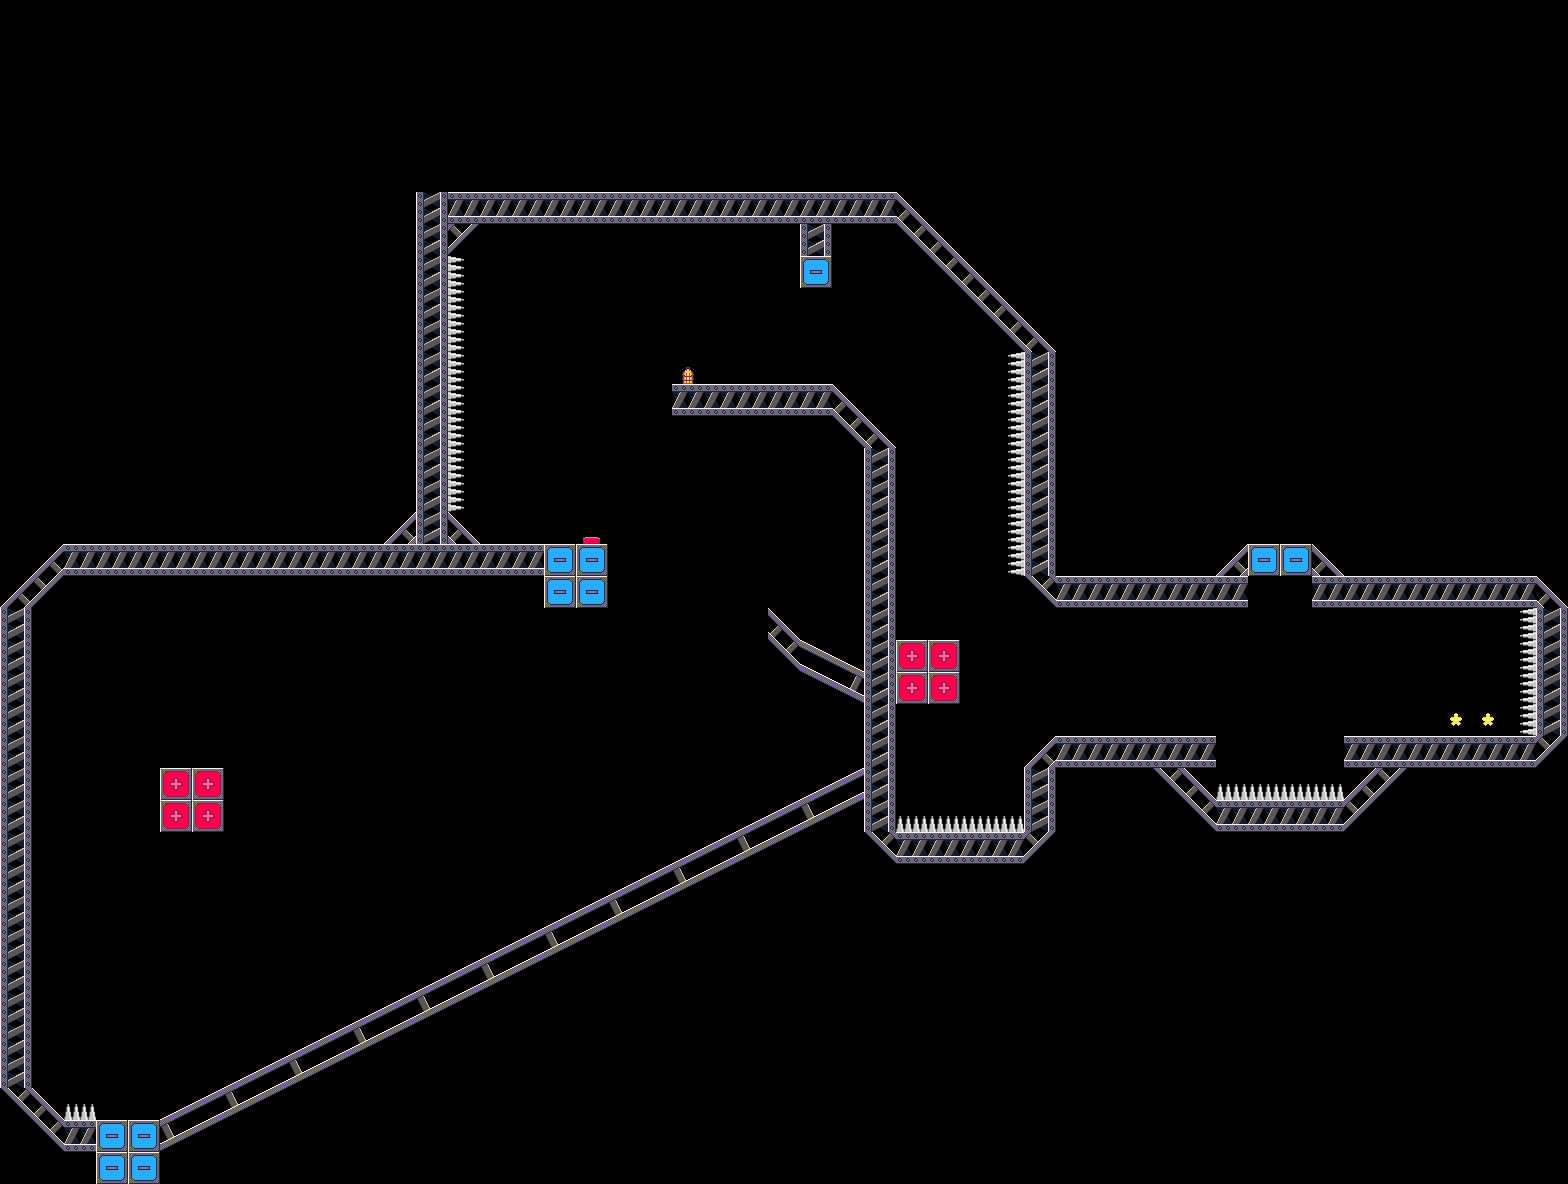

A 2D game scene composited from a Tiled map and its tileset images. What follows is a short description and the map's XML, with every tile layer's data as written:
An orthogonal 49x37 tile map with 32x32 px tiles, 1 tile layer (Tile Layer 1) and 1 object.

<map version="1.8" tiledversion="1.8.2" orientation="orthogonal" renderorder="right-down" width="49" height="37" tilewidth="32" tileheight="32" infinite="0" nextlayerid="3" nextobjectid="2">
 <editorsettings>
  <export target="../../../assets/levels/035.json" format="json" />
 </editorsettings>
 <tileset firstgid="1" source="../Metal.tsx" />
 <layer id="1" name="Tile Layer 1" width="49" height="37">
  <data encoding="csv">
0,0,0,0,0,0,0,0,0,0,0,0,0,0,13,0,0,0,0,0,0,0,0,0,0,0,0,0,0,0,0,0,0,0,0,0,0,0,0,0,0,0,0,0,0,0,0,0,0,
0,0,0,0,0,0,0,0,0,0,0,0,0,0,0,0,0,0,0,0,0,0,0,0,0,0,0,0,0,0,0,0,0,0,0,0,0,0,0,0,0,0,0,0,0,0,0,0,0,
0,0,0,0,0,0,0,0,0,0,0,0,0,0,0,0,0,0,0,0,0,0,0,0,0,0,0,0,0,0,0,0,0,0,0,0,0,0,0,0,0,0,0,0,0,0,0,0,0,
0,0,0,0,0,0,0,0,0,0,0,0,0,0,0,0,0,0,0,0,0,0,0,0,0,0,0,0,0,0,0,0,0,0,0,0,0,0,0,0,0,0,0,0,0,0,0,0,0,
0,0,0,0,0,0,0,0,0,0,0,0,0,0,13,13,0,0,0,0,0,0,0,0,0,0,0,0,0,0,0,0,0,0,0,0,0,0,0,0,0,0,0,0,0,0,0,0,0,
0,0,0,0,0,0,0,0,0,0,0,0,0,0,13,13,0,0,0,0,0,0,0,0,0,0,0,0,0,0,0,0,0,0,0,0,0,0,0,0,0,0,0,0,0,0,0,0,0,
0,0,0,0,0,0,0,0,0,0,0,0,0,33,26,26,26,26,26,26,26,26,26,26,26,26,26,26,16,13,13,13,13,0,0,0,0,0,0,0,0,0,0,0,0,0,0,0,0,
0,0,0,0,0,0,0,0,0,0,0,0,0,33,22,0,0,0,0,0,0,0,0,0,0,33,0,0,21,16,0,0,13,13,0,0,0,0,0,0,0,0,0,0,0,0,0,0,0,
0,0,0,0,0,0,0,0,0,0,0,0,0,33,27,0,0,0,0,0,0,0,0,0,0,31,0,0,0,21,16,0,13,13,13,13,13,13,0,0,0,0,0,0,0,0,0,0,0,
0,0,0,0,0,0,0,0,0,0,0,0,0,33,27,0,0,0,0,0,0,0,0,0,13,0,0,0,0,0,21,16,13,13,0,0,0,0,13,13,13,13,13,0,0,0,0,0,0,
0,0,0,0,0,0,0,0,0,0,0,0,0,33,27,0,0,0,0,0,0,0,0,0,0,0,0,0,0,0,0,21,16,0,0,0,0,0,0,0,0,0,0,0,0,0,0,0,0,
0,0,0,0,0,0,0,0,0,0,0,0,0,33,27,0,0,0,0,0,13,28,0,0,0,0,0,0,0,0,0,25,33,0,0,0,0,0,0,0,0,0,0,0,0,0,0,0,0,
0,0,0,0,0,0,0,0,0,0,0,0,0,33,27,0,0,13,13,0,13,26,26,26,26,26,16,0,0,0,0,25,33,0,0,0,0,0,0,0,0,0,0,0,0,0,0,0,0,
0,0,0,0,0,0,0,0,0,0,0,0,0,33,27,0,0,13,13,0,0,0,0,0,0,0,21,16,0,0,0,25,33,0,0,0,0,0,0,0,0,0,0,0,0,0,0,0,0,
0,0,0,0,0,0,0,0,0,0,0,0,0,33,27,0,0,0,0,0,0,0,0,0,0,0,0,33,0,0,0,25,33,0,0,0,0,0,0,0,0,0,0,0,0,0,0,0,0,
0,0,0,0,0,0,0,0,0,0,0,0,0,33,27,0,0,0,0,0,0,0,0,0,0,0,0,33,0,0,0,25,33,0,0,0,0,0,0,0,0,0,0,0,0,0,0,0,0,
0,0,0,0,0,0,0,13,13,0,0,0,15,33,16,0,0,0,36,0,0,0,0,0,0,0,0,33,0,0,0,25,33,13,0,0,0,0,0,0,0,0,0,0,0,0,0,0,0,
13,15,26,26,26,26,26,26,26,26,26,26,26,26,26,26,26,31,31,0,0,0,0,0,0,0,13,33,0,0,0,25,33,13,0,0,0,0,15,31,31,16,0,0,0,0,0,0,0,
15,22,13,13,13,13,13,13,13,13,13,13,13,13,13,13,13,31,31,0,0,0,0,0,0,0,13,33,0,0,0,0,21,26,26,26,26,26,26,0,0,26,26,26,26,26,26,26,16,
33,0,0,0,0,0,0,0,0,0,0,0,0,0,13,13,13,13,13,13,0,0,0,0,16,0,13,33,0,0,0,0,0,13,0,0,0,0,0,0,0,0,0,0,0,0,0,25,33,
33,13,0,0,0,0,0,0,0,0,0,0,0,0,0,0,0,0,0,0,0,0,0,0,21,3,4,33,19,19,0,0,13,13,0,0,0,0,0,0,0,0,0,0,0,0,0,25,33,
33,13,0,0,0,0,0,0,0,0,0,0,0,0,0,0,0,13,13,0,0,0,0,0,0,7,8,33,19,19,0,0,0,13,13,0,0,0,0,0,0,0,0,0,0,0,0,25,33,
33,13,0,0,0,0,0,0,0,0,0,0,0,0,0,0,0,13,13,0,0,0,0,0,0,0,13,33,0,0,0,0,0,13,13,0,0,0,0,0,0,0,0,0,0,14,14,25,33,
33,13,0,0,0,0,0,0,0,13,13,13,0,0,0,0,0,0,0,0,0,0,0,0,0,0,13,33,0,0,0,0,15,26,26,26,26,26,0,0,0,0,26,26,26,26,26,26,22,
33,13,0,0,0,19,19,0,0,0,0,0,0,0,0,0,0,0,0,0,0,0,0,0,0,1,2,33,0,0,0,0,33,13,13,0,21,16,20,20,20,20,15,22,0,0,0,0,0,
33,13,0,0,0,19,19,0,0,0,0,0,0,0,0,0,0,0,0,0,0,0,0,1,2,9,10,33,20,20,20,20,33,13,13,0,0,21,26,26,26,26,22,0,0,0,0,0,0,
33,13,0,0,0,0,0,0,0,0,0,0,0,0,0,0,0,0,0,0,0,1,2,9,10,0,0,21,26,26,26,26,22,13,13,0,0,0,0,0,0,0,0,0,0,0,0,0,0,
33,13,0,0,0,0,0,0,0,0,0,0,0,0,0,0,0,0,0,1,2,9,10,0,0,0,0,0,0,0,0,0,0,13,13,0,0,0,0,0,0,0,0,0,0,0,0,0,0,
33,13,0,0,0,0,0,0,0,0,0,0,0,0,0,0,0,1,2,9,10,0,0,0,0,0,0,0,0,0,0,0,0,13,13,0,0,0,0,0,0,0,0,0,0,0,0,0,0,
33,13,0,0,0,0,0,0,0,0,0,0,0,0,0,1,2,9,10,0,0,0,0,0,0,0,0,0,0,0,0,0,0,13,13,0,0,0,0,0,0,0,0,0,0,0,0,0,0,
33,13,0,0,0,0,0,0,0,0,0,0,0,1,2,9,10,0,0,0,0,0,0,0,0,0,0,0,0,0,0,0,0,13,13,0,0,0,0,0,0,0,0,0,0,0,0,0,0,
33,13,0,0,0,0,0,0,0,0,0,1,2,9,10,0,0,0,0,0,0,0,0,0,0,0,0,0,0,0,0,0,0,13,13,0,0,0,0,0,0,0,0,0,0,0,0,0,0,
33,13,0,0,0,0,0,0,0,1,2,9,10,0,0,0,0,0,0,0,0,0,0,0,0,0,0,0,0,0,0,0,0,13,13,0,0,0,0,0,0,0,0,0,0,0,0,0,0,
33,13,0,0,0,0,0,1,2,9,10,0,0,0,0,0,0,0,0,0,0,0,0,0,0,0,0,0,0,0,0,0,0,13,13,0,0,0,0,0,0,0,0,0,0,0,0,0,0,
21,16,20,13,13,1,2,9,10,0,0,0,0,0,0,0,0,0,0,0,0,0,0,0,0,0,0,0,0,0,0,0,0,13,0,0,0,0,0,0,0,0,0,0,0,0,0,0,0,
0,21,26,31,31,9,10,0,0,0,0,0,0,0,0,0,0,0,0,0,0,0,0,0,0,0,0,0,0,0,0,0,0,13,0,0,0,0,0,0,0,0,0,0,0,0,0,0,0,
0,0,0,31,31,13,13,0,0,0,0,0,0,0,0,0,0,0,0,0,0,0,0,0,0,0,0,0,0,0,13,13,13,13,0,0,0,0,0,0,0,0,0,0,0,0,0,0,0
</data>
 </layer>
 <objectgroup id="2" name="spawns">
  <object id="1" x="127.465" y="1057.15">
   <point />
  </object>
 </objectgroup>
</map>
